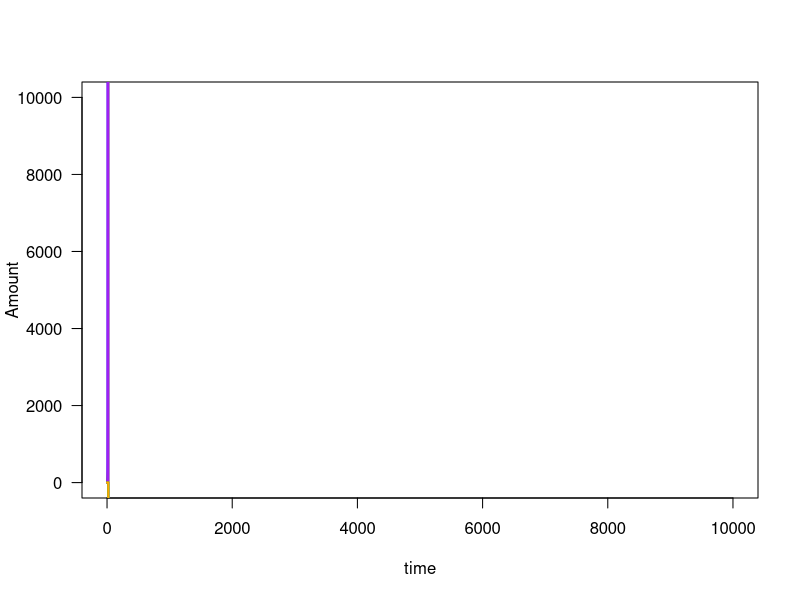

The R source for this figure:
## ---- chunk 1
knitr::opts_chunk$set(echo = TRUE)
## ---- chunk 2
# Load in some libraries
library(tidyverse)
## ---- chunk 3
# Define the parameters
phi <- 10 # The conversion of flowers to pollen 
Ug <- 0.01 # The uptake rate of pollen for generalist bees
Us <- 0.02 # The uptake rate of pollen for specialist bees
hg <- 0.01 # The handling time of pollen for generalist (how long to take it back to brood)
hs <- 0.01 # The handling time of pollen for specialist (how long to take it back to brood)
mg <- 0.01  # The mortality of the generalist bees
ms <- 0.01  # The mortality of the specialist bees
rmax_e <- 0.01 # The maximum reproductive rate potential of the Exotic plant 
rmax_d <- 0.01 # The maximum reproductive rate potential of the Native plant
delta <- 2 # A proportion of YS that makes plants based upon pollen yield
Ke <- 100 # The carrying capacity of the exotic plants 
Kd <- 100 # The carrying capacity of the native plants 
alpha <- 0.05 # competition coefficient of D’s effect on E
beta <- 0.05  # competition coefficient of E’s effect on D
x <- 1000 # required number of pollen grains to have max reproduction. 
Yg <- 100000000   # The yield conversion of generalist bees to pollen
Ys <- 100000000  # The yield conversion of specialist bees to pollen

# Define the initial conditions 
G0 <- 1 # Initial population of generalist bees
S0 <- 1 # Initial population of specialist bees
E0 <- 2 # Initial population of Exotic plants
D0 <- 2 # Initial population of Native plants
A0 <- E0 * 1/phi # Initial amount of alien pollen
N0 <- D0 * 1/phi # Initial amount of native pollen 
## ---- chunk 4
### The Model 

tset <- seq(from = 0, to = 10000, length.out = 10000) # Create a vector of time steps

# Create a holding vector and fill the initial conditions 
G.simu <- NaN*tset; G.simu[1] <- G0
S.simu <- NaN*tset; S.simu[1] <- S0
E.simu <- NaN*tset; E.simu[1] <- E0
D.simu <- NaN*tset; D.simu[1] <- D0
A.simu <- NaN*tset; A.simu[1] <- A0
N.simu <- NaN*tset; N.simu[1] <- N0

# For each time step
for(i in 2:length(tset)){
  
  # Calc change in time
  dt <- tset[i]-tset[i-1]
  
  # store placeholder variables
	N <- N.simu[i-1]
	A <- A.simu[i-1]
	G <- G.simu[i-1]
	S <- S.simu[i-1]
	E <- E.simu[i-1]
	D <- D.simu[i-1]
	
	# Calc the pollens
	dN <- (D*phi - (1/Yg)*((Ug*N*G)/(1 + Ug*hg*N + Ug*hg*A)) - (1/Ys)*((Us*N*S)/(1+Us*hs*N)))*dt
	
	dA <- (E*phi - (1/Yg)*((Ug*A*G)/(1 + Ug*hg*N + Ug*hg*A)))*dt
	
	# Calc the bees
	dG <- ((G*(Ug*A + Ug*N)/(1 + Ug*hg*N + Ug*hg*A)) - mg*G)*dt
	dS <- (((Us*N*S)/(1+Us*hs*N)) - ms*S)*dt
	
	# Calc the plants
	dE <- (rmax_e*(min(1, G/x)) * ((Ke - E - alpha*D)/Ke))*dt
	dD <- (rmax_d*(min(1, (delta*S + G)/x))*((Kd - D - beta*E)/Kd))*dt
	
	# Calc totals 
	N.simu[i] <- N + dN
	A.simu[i] <- A + dA
	G.simu[i] <- G + dG
	S.simu[i] <- S + dS
	E.simu[i] <- E + dE
	D.simu[i] <- D + dD
	
} # End of for loop

# Plot it out
plot(x = tset, y = N.simu,
     type = 'l', las = 1, lwd = 1, col = "green",
     xlab = "time", ylab="Amount",
     ylim = c(0, 10000))
lines(x = tset, y = A.simu,
      lwd = 2, col = "yellow")
# Plot bees
lines(x = tset, y = G.simu,
      lwd = 2, col = "blue")
lines(x = tset, y = S.simu,
      lwd = 2, col = "purple")
# Plot pollen
lines(x = tset, y = D.simu,
      lwd = 2, col = "green")
lines(x = tset, y = E.simu,
      lwd = 2, col = "orange")

